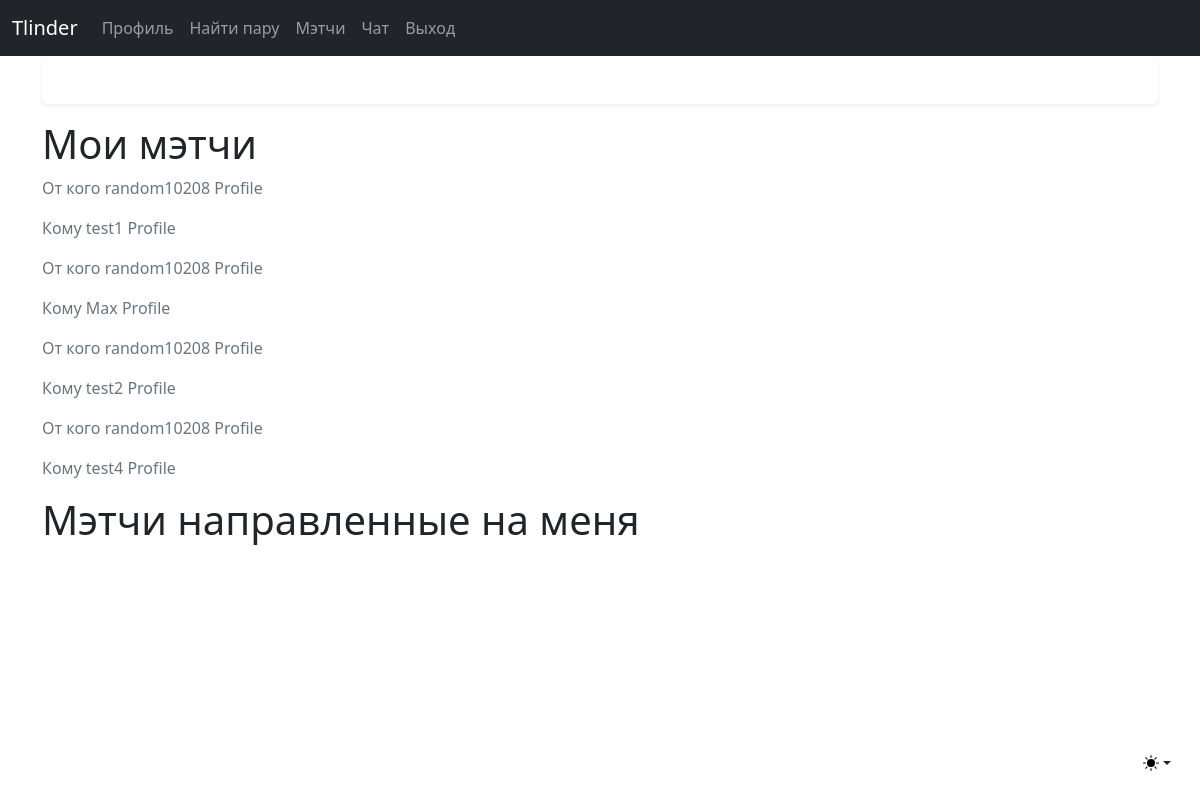
Page /users/match (signed in) on the earlier database version.
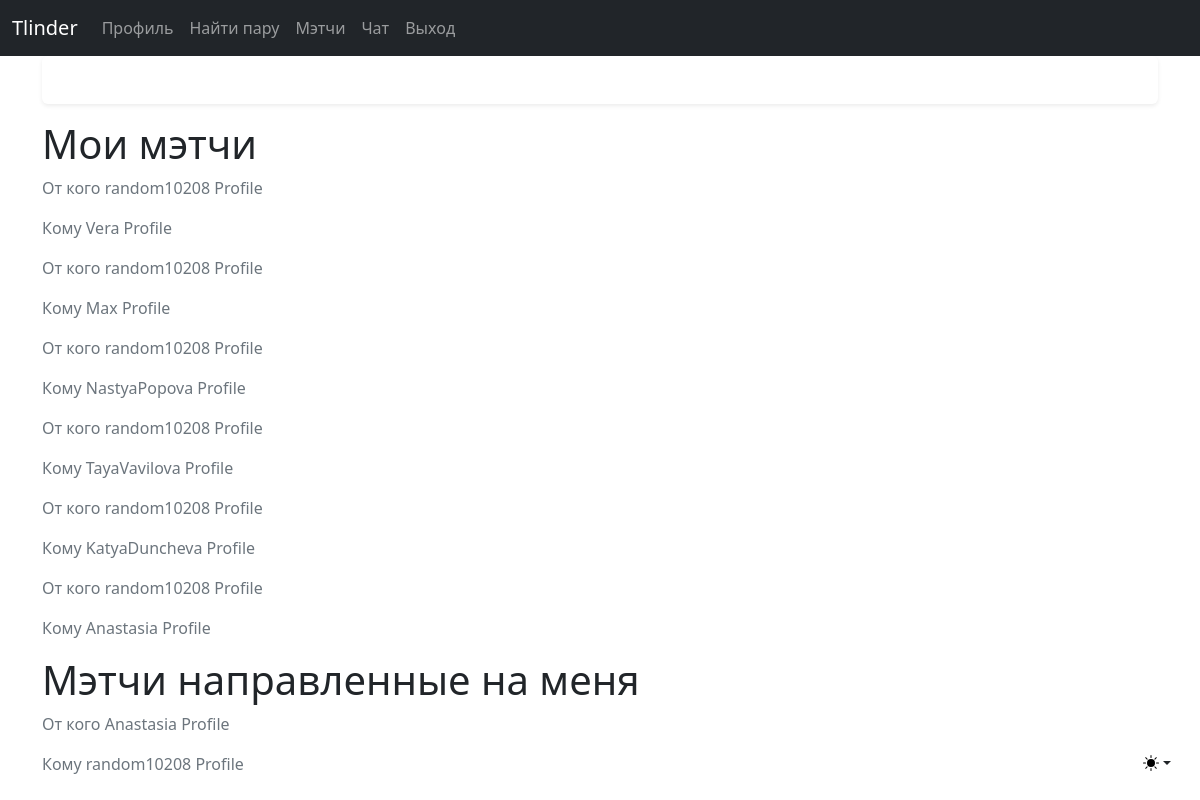
Same page on the later database version.
### users/models.py (models this page shows, shortened)
class Friendship(models.Model):
    from_friend = models.ForeignKey(Profile, blank=True, on_delete=models.CASCADE, related_name="from_friends",)
    to_friend = models.ForeignKey(Profile, blank=True,on_delete=models.CASCADE,related_name="friends",)

class Profile(models.Model):
    user = models.OneToOneField(User, on_delete=models.CASCADE)
    firstname = models.CharField(max_length=200, db_index=True,)
    lastname = models.CharField(max_length=200)
    gender = models.CharField(max_length=200, choices=GENDER_CHOICES, default='Мужчина')
    image = models.ImageField(default='default.jpg', upload_to='profile_pics')
    image2 = models.ImageField(default='default2.jpg')
    def __str__(self):
        return f'{self.user.username} Profile'

### users/views.py (the view)
# urls.py: path('match', user_views.match, name='match'),
def match(request):
    instance = request.user.profile
    matches = Friendship.objects.filter(from_friend=instance)
    matches_to_me = Friendship.objects.filter(to_friend=instance)
    return render(request, 'users/match.html', {'matches': matches, 'matches_to_me': matches_to_me})

### users/templates/users/match.html (shortened to what this page needs)
{% extends "users/base.html" %}
{% block content %}
<h1>Мои мэтчи</h1>
    {% for match in matches %}
        <div class="media">
			<p class="text-secondary">От кого {{ match.from_friend }}</p>
			<p class="text-secondary">Кому {{ match.to_friend }}</p>
        </div>
    {% endfor %}
<h1>Мэтчи направленные на меня</h1>
{% for el in matches_to_me %}
        <div class="media">
			<p class="text-secondary">От кого {{ el.from_friend }}</p>
			<p class="text-secondary">Кому {{ el.to_friend }}</p>
        </div>
    {% endfor %}
{% endblock content %}

### users/templates/users/base.html (shortened to what this page needs)
{% load static %}
<!doctype html>
<html lang="en">
<head>
    <link rel="stylesheet" href="https://cdn.jsdelivr.net/npm/bootstrap@5.2.3/dist/css/bootstrap.min.css" type="text/css">
</head>
<body>
    <body class="bg-body-tertiary">
    <div class="dropdown position-fixed bottom-0 end-0 mb-3 me-3 bd-mode-toggle">
      <button class="btn btn-bd-primary py-2 dropdown-toggle d-flex align-items-center" id="bd-theme" type="button" aria-expanded="false" data-bs-toggle="dropdown" aria-label="Toggle theme (light)">
        <svg class="bi my-1 theme-icon-active" width="1em" height="1em"><use href="#sun-fill"></use></svg>
      </button>
    </div>
<nav class="navbar navbar-expand-lg fixed-top navbar-dark bg-dark" aria-label="Main navigation">
  <div class="container-fluid">
    <a class="navbar-brand" href="{% url 'about' %}">Tlinder</a>
    <div class="navbar-collapse offcanvas-collapse" id="navbarsExampleDefault">
      <ul class="navbar-nav me-auto mb-2 mb-lg-0">
            {% if user.is_authenticated %}
            	<a class="nav-item nav-link" href="{% url 'profile' %}">Профиль</a>
                <a class="nav-item nav-link" href="{% url 'index' %}">Найти пару</a>
                <a class="nav-item nav-link" href="{% url 'match' %}">Мэтчи</a>
                <a class="nav-item nav-link" href="#">Чат</a>
            	<a class="nav-item nav-link" href="{% url 'logout' %}">Выход</a>
          	{% else %}
            	<a class="nav-item nav-link" href="{% url 'login' %}">Вход</a>
            	<a class="nav-item nav-link" href="{% url 'register' %}">Регистрация</a>
          	{% endif %}
      </ul>
    </div>
  </div>
</nav>
<div class="nav-scroller bg-body shadow-sm">
  <nav class="nav" aria-label="Secondary navigation">
    <a class="nav-link active" aria-current="page" href="#">Dashboard</a>
    <a class="nav-link" href="#">
      <span class="badge text-bg-light rounded-pill align-text-bottom">27</span>
    </a>
    <a class="nav-link" href="#">Explore</a>
    <a class="nav-link" href="#">Suggestions</a>
    <a class="nav-link" href="#">Link</a>
    <a class="nav-link" href="#">Link</a>
    <a class="nav-link" href="#">Link</a>
    <a class="nav-link" href="#">Link</a>
    <a class="nav-link" href="#">Link</a>
  </nav>
</div>
<main class="container">
  <div class="d-flex align-items-center p-3 my-3 text-white bg-purple rounded shadow-sm">
    <div class="lh-1">
      <small>Since 2023</small>
    </div>
  </div>
{% block content %}{% endblock %}
</main>
</body>
</body>
</html>

Differences in the rows shown:
removed Friendship: from_friend "random10208 Profile", to_friend "test2 Profile", shown under "Мои мэтчи"
changed through a linked row, Friendship: to_friend "test1 Profile" → "Vera Profile"
changed through a linked row, Friendship: to_friend "test4 Profile" → "NastyaPopova Profile"
added Friendship: from_friend "random10208 Profile", to_friend "TayaVavilova Profile", shown under "Мои мэтчи"
added Friendship: from_friend "random10208 Profile", to_friend "KatyaDuncheva Profile", shown under "Мои мэтчи"
added Friendship: from_friend "random10208 Profile", to_friend "Anastasia Profile", shown under "Мои мэтчи"
added Friendship: from_friend "Anastasia Profile", to_friend "random10208 Profile", shown under "Мэтчи направленные на меня"
